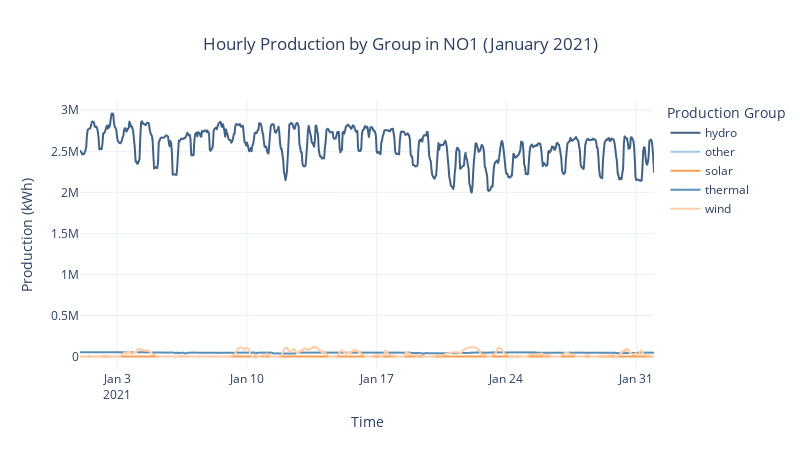

Notebook code for this chart:
### Markdown cell above
The pie chart shows the total electricity production in NO1 during 2021, divided by production group, illustrating each source’s share of the total output.

### Code cell
chosen_area = "NO1"

# Filter for chosen area and first month (January)
df_jan = df_pd[
    (df_pd["pricearea"] == chosen_area)
    & (pd.to_datetime(df_pd["starttime"]).dt.month == 1)
].copy()

# Ensure time is datetime and sort
df_jan["starttime"] = pd.to_datetime(df_jan["starttime"])
df_jan.sort_values("starttime", inplace=True)

# Plot
colors = ["#416287", "#9ecaec", "#fd9e53", "#5890b7", "#ffcea8"]

fig = px.line(
    df_jan,
    x="starttime",
    y="quantitykwh",
    color="productiongroup",
    color_discrete_sequence=colors,
    title=f"Hourly Production by Group in {chosen_area} (January 2021)",
    template="plotly_white"
)

# Update layout for better readability
fig.update_layout(
    title_x=0.5,
    width=800,
    height=450,
    xaxis_title="Time",
    yaxis_title="Production (kWh)",
    legend_title_text="Production Group",
)

fig.show()

### Figure 1 — Plotly figure (JSON) as saved in the notebook; plotly's stock layout.template omitted (floating-point values rounded to 4 significant figures; data arrays with more than 128 entries replaced by an {"elided": "..."} marker saying what was removed)
{"data": [{"hovertemplate": "productiongroup=hydro<br>starttime=%{x}<br>quantitykwh=%{y}<extra></extra>", "legendgroup": "hydro", "line": {"color": "#416287", "dash": "solid"}, "marker": {"symbol": "circle"}, "mode": "lines", "name": "hydro", "showlegend": true, "type": "scattergl", "x": {"elided": "744 str values"}, "xaxis": "x", "y": {"elided": "744 float values"}, "yaxis": "y"}, {"hovertemplate": "productiongroup=other<br>starttime=%{x}<br>quantitykwh=%{y}<extra></extra>", "legendgroup": "other", "line": {"color": "#9ecaec", "dash": "solid"}, "marker": {"symbol": "circle"}, "mode": "lines", "name": "other", "showlegend": true, "type": "scattergl", "x": {"elided": "744 str values"}, "xaxis": "x", "y": {"elided": "744 float values"}, "yaxis": "y"}, {"hovertemplate": "productiongroup=solar<br>starttime=%{x}<br>quantitykwh=%{y}<extra></extra>", "legendgroup": "solar", "line": {"color": "#fd9e53", "dash": "solid"}, "marker": {"symbol": "circle"}, "mode": "lines", "name": "solar", "showlegend": true, "type": "scattergl", "x": {"elided": "744 str values"}, "xaxis": "x", "y": {"elided": "744 float values"}, "yaxis": "y"}, {"hovertemplate": "productiongroup=thermal<br>starttime=%{x}<br>quantitykwh=%{y}<extra></extra>", "legendgroup": "thermal", "line": {"color": "#5890b7", "dash": "solid"}, "marker": {"symbol": "circle"}, "mode": "lines", "name": "thermal", "showlegend": true, "type": "scattergl", "x": {"elided": "744 str values"}, "xaxis": "x", "y": {"elided": "744 float values"}, "yaxis": "y"}, {"hovertemplate": "productiongroup=wind<br>starttime=%{x}<br>quantitykwh=%{y}<extra></extra>", "legendgroup": "wind", "line": {"color": "#ffcea8", "dash": "solid"}, "marker": {"symbol": "circle"}, "mode": "lines", "name": "wind", "showlegend": true, "type": "scattergl", "x": {"elided": "744 str values"}, "xaxis": "x", "y": {"elided": "744 float values"}, "yaxis": "y"}], "layout": {"height": 450, "legend": {"title": {"text": "Production Group"}, "tracegroupgap": 0}, "title": {"text": "Hourly Production by Group in NO1 (January 2021)", "x": 0.5}, "width": 800, "xaxis": {"anchor": "y", "domain": [0, 1], "title": {"text": "Time"}}, "yaxis": {"anchor": "x", "domain": [0, 1], "title": {"text": "Production (kWh)"}}}}
